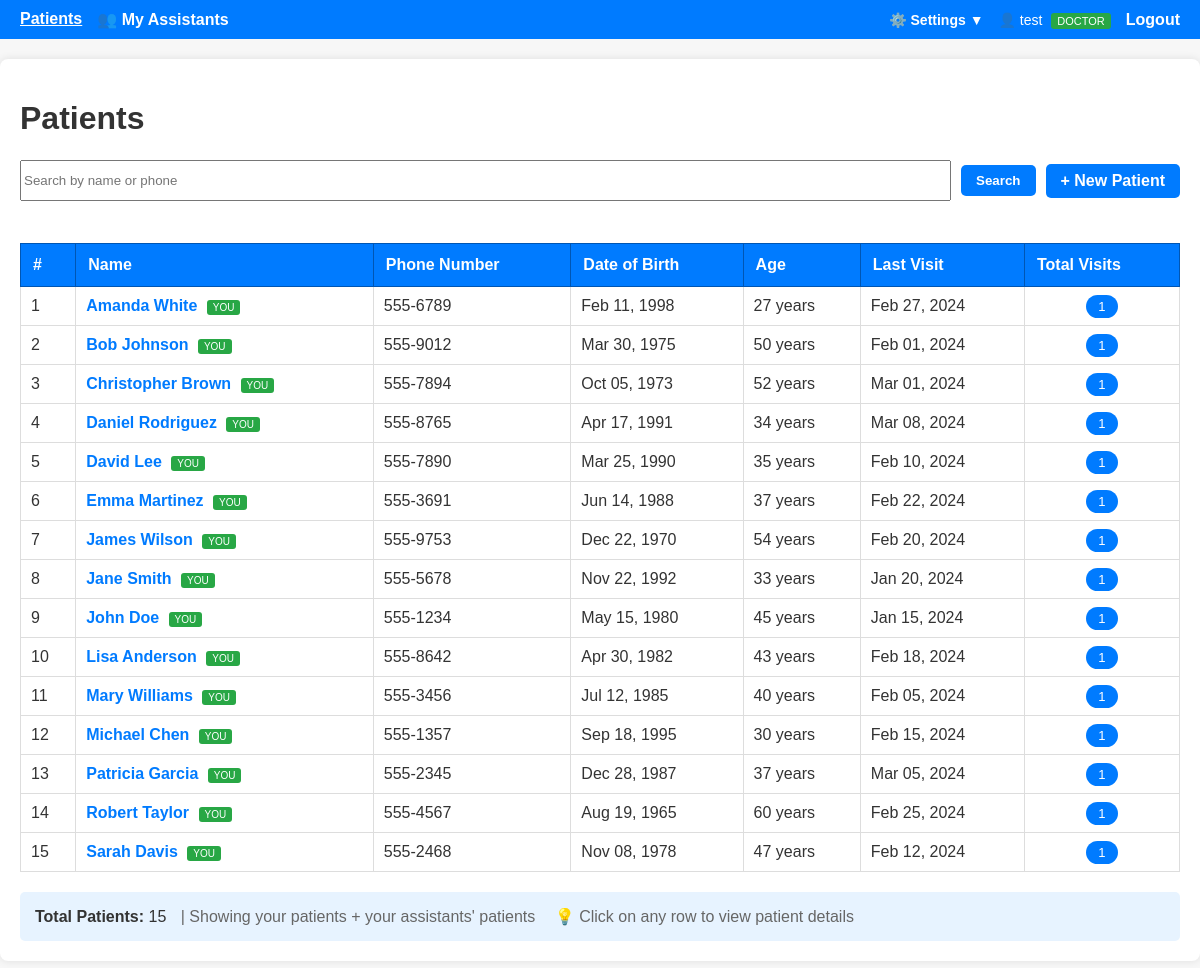
The app's page /patients/ (signed in) with its own data.
### doctor_app/models.py (models this page shows, shortened)
class User(UserMixin, db.Model):
    id = db.Column(db.Integer, primary_key=True)
    username = db.Column(db.String(80), unique=True, nullable=False)
    password_hash = db.Column(db.String(255), nullable=False)
    role = db.Column(
        db.String(20), default="doctor"
    )  # 'admin', 'doctor', or 'assistant'
    full_name = db.Column(db.String(120), nullable=True)
    email = db.Column(db.String(120), nullable=True)
    location = db.Column(db.String(120), nullable=True)
    created_at = db.Column(db.DateTime, default=datetime.utcnow)
    is_active = db.Column(db.Boolean, default=True)
    doctor_id = db.Column(db.Integer, db.ForeignKey("user.id"), nullable=True)
    visits = db.relationship(
        "Visit", backref="creator", lazy=True, foreign_keys="Visit.created_by"
    )
    patients = db.relationship(
        "Patient", backref="primary_doctor", lazy=True, foreign_keys="Patient.doctor_id"
    )
    assistants = db.relationship(
        "User",
        backref=db.backref("doctor", remote_side=[id]),
        foreign_keys=[doctor_id],
        lazy="dynamic",
    )
    def is_admin(self):
        return self.role == "admin"
    def is_doctor(self):
        return self.role == "doctor"
    def is_assistant(self):
        return self.role == "assistant"
    def can_import_export(self):
        return self.role in ["admin", "doctor"]
    def get_accessible_patients(self):
        from sqlalchemy import or_
        if self.is_assistant():
            target_doctor_id = self.doctor_id
        else:
            target_doctor_id = self.id
        visit_patient_ids = (
            db.session.query(Patient.id)
            .join(Visit)
            .filter(Visit.created_by == self.id)
            .distinct()
            .subquery()
        )
        return Patient.query.filter(
            or_(
                Patient.doctor_id == target_doctor_id, Patient.id.in_(visit_patient_ids)
            )
        )

class Patient(db.Model):
    id = db.Column(db.Integer, primary_key=True)
    full_name = db.Column(db.String(120), nullable=False, index=True)
    phone = db.Column(db.String(30), nullable=True, index=True)
    date_of_birth = db.Column(db.Date, nullable=True)
    created_at = db.Column(db.DateTime, default=datetime.utcnow)
    doctor_id = db.Column(db.Integer, db.ForeignKey("user.id"), nullable=True)
    visits = db.relationship(
        "Visit", backref="patient", lazy=True, cascade="all, delete-orphan"
    )

class Visit(db.Model):
    id = db.Column(db.Integer, primary_key=True)
    patient_id = db.Column(
        db.Integer, db.ForeignKey("patient.id"), nullable=False, index=True
    )
    visit_date = db.Column(db.DateTime, default=datetime.utcnow, index=True)
    clinician = db.Column(db.String(120), nullable=True)
    notes = db.Column(db.Text, nullable=True)
    created_by = db.Column(db.Integer, db.ForeignKey("user.id"), nullable=True)
    diagnoses = db.relationship(
        "Diagnosis", backref="visit", lazy=True, cascade="all, delete-orphan"
    )

### doctor_app/patients/routes.py (the view)
@bp.route("/", methods=["GET"])
@login_required
def list_patients():
    from flask_login import current_user
    q = request.args.get("q", "")
    if q:
        patients = (
            Patient.query.filter(
                (Patient.full_name.ilike(f"%{q}%")) | (Patient.phone.ilike(f"%{q}%"))
            )
            .order_by(Patient.full_name.asc())
            .all()
        )
    else:
        patients = (
            current_user.get_accessible_patients()
            .order_by(Patient.full_name.asc())
            .all()
        )
    return render_template(
        "patients/list.html", patients=patients, q=q, now=datetime.now()
    )

### doctor_app/auth/routes.py (called while the page is built)
@login_manager.user_loader
def load_user(user_id):
    return User.query.get(int(user_id))

### doctor_app/templates/patients/list.html (shortened to what this page needs)
{% extends 'base.html' %}
{% block content %}
<h1>Patients</h1>
<div class="search-bar" style="display: flex; gap: 10px; margin-bottom: 20px; flex-wrap: wrap; align-items: center;">
  <form method="get" style="display: flex; gap: 10px; flex: 1;">
    <input name="q" value="{{ q }}" placeholder="Search by name or phone" style="flex: 1;">
    <button type="submit" class="btn">Search</button>
  </form>
  <a href="{{ url_for('patients.new_patient') }}" class="btn">+ New Patient</a>
</div>
{% if patients %}
<div style="overflow-x: auto;">
  <table style="width: 100%; border-collapse: collapse; margin-top: 20px;">
    <thead>
      <tr style="background: #007bff; color: white;">
        <th style="padding: 12px; text-align: left; border: 1px solid #0056b3;">#</th>
        <th style="padding: 12px; text-align: left; border: 1px solid #0056b3;">Name</th>
        <th style="padding: 12px; text-align: left; border: 1px solid #0056b3;">Phone Number</th>
        <th style="padding: 12px; text-align: left; border: 1px solid #0056b3;">Date of Birth</th>
        <th style="padding: 12px; text-align: left; border: 1px solid #0056b3;">Age</th>
        <th style="padding: 12px; text-align: left; border: 1px solid #0056b3;">Last Visit</th>
        <th style="padding: 12px; text-align: left; border: 1px solid #0056b3;">Total Visits</th>
      </tr>
    </thead>
    <tbody>
      {% for p in patients %}
      <tr class="patient-row" data-patient-id="{{ p.id }}" data-original-bg="{% if p.doctor_id != current_user.id %}#f0f8ff{% endif %}" style="{% if p.doctor_id != current_user.id %}background: #f0f8ff;{% endif %} cursor: pointer;">
        <td style="padding: 10px; border: 1px solid #ddd;">{{ loop.index }}</td>
        <td style="padding: 10px; border: 1px solid #ddd;">
          <strong style="color: #007bff;">{{ p.full_name }}</strong>
          {% if p.doctor_id == current_user.id %}
            <span style="background: #28a745; color: white; padding: 2px 6px; border-radius: 3px; font-size: 10px; margin-left: 5px;">YOU</span>
          {% elif current_user.is_doctor() and p.primary_doctor and p.primary_doctor.doctor_id == current_user.id %}
            <span style="background: #17a2b8; color: white; padding: 2px 6px; border-radius: 3px; font-size: 10px; margin-left: 5px;">YOUR TEAM</span>
          {% elif q %}
            <span style="background: #6c757d; color: white; padding: 2px 6px; border-radius: 3px; font-size: 10px; margin-left: 5px;">OTHER</span>
          {% endif %}
        </td>
        <td style="padding: 10px; border: 1px solid #ddd;">
          {{ p.phone or '—' }}
        </td>
        <td style="padding: 10px; border: 1px solid #ddd;">
          {% if p.date_of_birth %}
            {{ p.date_of_birth.strftime('%b %d, %Y') }}
          {% else %}
            —
          {% endif %}
        </td>
        <td style="padding: 10px; border: 1px solid #ddd;">
          {% if p.date_of_birth %}
            {% set age = ((now.year - p.date_of_birth.year) - ((now.month, now.day) < (p.date_of_birth.month, p.date_of_birth.day))) %}
            {{ age }} years
          {% else %}
            —
          {% endif %}
        </td>
        <td style="padding: 10px; border: 1px solid #ddd;">
          {% if p.visits %}
            {% set last_visit = p.visits|sort(attribute='visit_date', reverse=True)|first %}
            {{ last_visit.visit_date.strftime('%b %d, %Y') }}
          {% else %}
            <span style="color: #999;">No visits</span>
          {% endif %}
        </td>
        <td style="padding: 10px; border: 1px solid #ddd; text-align: center;">
          <span style="background: #007bff; color: white; padding: 4px 12px; border-radius: 12px; font-size: 13px;">
            {{ p.visits|length }}
          </span>
        </td>
      </tr>
      {% endfor %}
    </tbody>
  </table>
</div>
<div style="margin-top: 20px; padding: 15px; background: #e7f3ff; border-radius: 5px;">
  <strong>Total Patients:</strong> {{ patients|length }}
  {% if q %}
  <span style="margin-left: 10px; color: #666;">| Showing search results for "{{ q }}"</span>
  <a href="{{ url_for('patients.list_patients') }}" style="margin-left: 10px; color: #007bff;">Clear search</a>
  {% else %}
  <span style="margin-left: 10px; color: #666;">
    | Showing
    {% if current_user.is_assistant() %}
      your assigned patients
    {% elif current_user.is_doctor() %}
      your patients + your assistants' patients
    {% else %}
      all patients
    {% endif %}
  </span>
  {% endif %}
  <span style="margin-left: 15px; color: #666;">💡 Click on any row to view patient details</span>
</div>
{% endif %}
{% endblock %}

### doctor_app/templates/base.html (shortened to what this page needs)
<!doctype html>
<html lang="en">
<head>
  <link rel="stylesheet" href="{{ url_for('static', filename='style.css') }}">
</head>
<body>
  <nav>
    <a href="{{ url_for('patients.list_patients') }}" class="{% if request.endpoint == 'patients.list_patients' %}active{% endif %}">Patients</a>
    {% if current_user.is_doctor() %}
    <a href="{{ url_for('auth.my_assistants') }}" class="{% if request.endpoint in ['auth.my_assistants', 'auth.create_assistant', 'auth.edit_assistant'] %}active{% endif %}">👥 My Assistants</a>
    {% endif %}
    <div style="margin-left: auto; display: flex; align-items: center; gap: 15px;">
      <div class="dropdown" id="settingsDropdown">
        <button class="dropdown-button" onclick="toggleDropdown()">⚙️ Settings ▼</button>
      </div>
      <span style="color: #fff; font-size: 14px;">
        👤 {{ current_user.full_name or current_user.username }}
        {% if current_user.is_admin() %}
          <span style="background: #ffc107; color: #000; padding: 2px 6px; border-radius: 3px; font-size: 11px; margin-left: 5px;">ADMIN</span>
        {% elif current_user.is_doctor() %}
          <span style="background: #28a745; color: #fff; padding: 2px 6px; border-radius: 3px; font-size: 11px; margin-left: 5px;">DOCTOR</span>
        {% elif current_user.is_assistant() %}
          <span style="background: #17a2b8; color: #fff; padding: 2px 6px; border-radius: 3px; font-size: 11px; margin-left: 5px;">ASSISTANT</span>
        {% endif %}
      </span>
      <a href="{{ url_for('auth.logout') }}">Logout</a>
    </div>
  </nav>
  <main>
    {% block content %}{% endblock %}
  </main>
</body>
</html>

### doctor_app/static/style.css (style rules this page uses)
body { font-family: Arial; background: #f7f7f7; color: #333; margin: 0; padding: 0; }
main { max-width: 1200px; margin: 20px auto; padding: 20px; background: #fff; border-radius: 8px; box-shadow: 0 0 8px rgba(0,0,0,0.1); }
nav { background: #007bff; padding: 10px 20px; display: flex; gap: 15px; }
nav a { color: #fff; text-decoration: none; font-weight: bold; }
nav a:hover, nav a.active { text-decoration: underline; }
.btn { padding: 8px 15px; border-radius: 5px; background: #007bff; color: #fff; text-decoration: none; font-weight: bold; display: inline-block; margin: 5px 0; cursor: pointer; border: none; }
table { width: 100%; border-collapse: collapse; margin-top: 20px; }
table thead tr { background: #007bff; color: white; }
table th { padding: 12px; text-align: left; border: 1px solid #0056b3; font-weight: bold; }
table td { padding: 10px; border: 1px solid #ddd; }
table tbody tr { border-bottom: 1px solid #ddd; transition: background-color 0.2s ease; }
.search-bar { display: flex; gap: 10px; margin-bottom: 20px; flex-wrap: wrap; }
.search-bar form { display: flex; gap: 10px; flex: 1; }
.search-bar input { flex: 1; }

### doctor_app/templates/base.html (style rules this page uses)
.dropdown { position: relative; display: inline-block; }
.dropdown-button { background: none; border: none; color: #fff; text-decoration: none; font-weight: bold; cursor: pointer; padding: 0; font-size: 14px; font-family: Arial; }

### records on screen
User: full_name "test"
Patient: full_name "Amanda White", shows "YOU", phone "555-6789", date_of_birth "Feb 11, 1998", age "27", visits|length "1"
Visit: visit_date "Feb 27, 2024"
Patient: full_name "Bob Johnson", shows "YOU", phone "555-9012", date_of_birth "Mar 30, 1975", age "50", visits|length "1"
Visit: visit_date "Feb 01, 2024"
Patient: full_name "Christopher Brown", shows "YOU", phone "555-7894", date_of_birth "Oct 05, 1973", age "52", visits|length "1"
Visit: visit_date "Mar 01, 2024"
Patient: full_name "Daniel Rodriguez", shows "YOU", phone "555-8765", date_of_birth "Apr 17, 1991", age "34", visits|length "1"
Visit: visit_date "Mar 08, 2024"
Patient: full_name "David Lee", shows "YOU", phone "555-7890", date_of_birth "Mar 25, 1990", age "35", visits|length "1"
Visit: visit_date "Feb 10, 2024"
Patient: full_name "Emma Martinez", shows "YOU", phone "555-3691", date_of_birth "Jun 14, 1988", age "37", visits|length "1"
Visit: visit_date "Feb 22, 2024"
Patient: full_name "James Wilson", shows "YOU", phone "555-9753", date_of_birth "Dec 22, 1970", age "54", visits|length "1"
Visit: visit_date "Feb 20, 2024"
Patient: full_name "Jane Smith", shows "YOU", phone "555-5678", date_of_birth "Nov 22, 1992", age "33", visits|length "1"
Visit: visit_date "Jan 20, 2024"
Patient: full_name "John Doe", shows "YOU", phone "555-1234", date_of_birth "May 15, 1980", age "45", visits|length "1"
Visit: visit_date "Jan 15, 2024"
Patient: full_name "Lisa Anderson", shows "YOU", phone "555-8642", date_of_birth "Apr 30, 1982", age "43", visits|length "1"
Visit: visit_date "Feb 18, 2024"
Patient: full_name "Mary Williams", shows "YOU", phone "555-3456", date_of_birth "Jul 12, 1985", id "40", visits|length "1"
Visit: visit_date "Feb 05, 2024"
Patient: full_name "Michael Chen", shows "YOU", phone "555-1357", date_of_birth "Sep 18, 1995", age "30", visits|length "1"
Visit: visit_date "Feb 15, 2024"
Patient: full_name "Patricia Garcia", shows "YOU", phone "555-2345", date_of_birth "Dec 28, 1987", age "37", visits|length "1"
Visit: visit_date "Mar 05, 2024"
Patient: full_name "Robert Taylor", shows "YOU", phone "555-4567", date_of_birth "Aug 19, 1965", age "60", visits|length "1"
Visit: visit_date "Feb 25, 2024"
Patient: full_name "Sarah Davis", shows "YOU", phone "555-2468", date_of_birth "Nov 08, 1978", age "47", visits|length "1"
Visit: visit_date "Feb 12, 2024"

### other values on screen
{{ patients|length }} "15"
